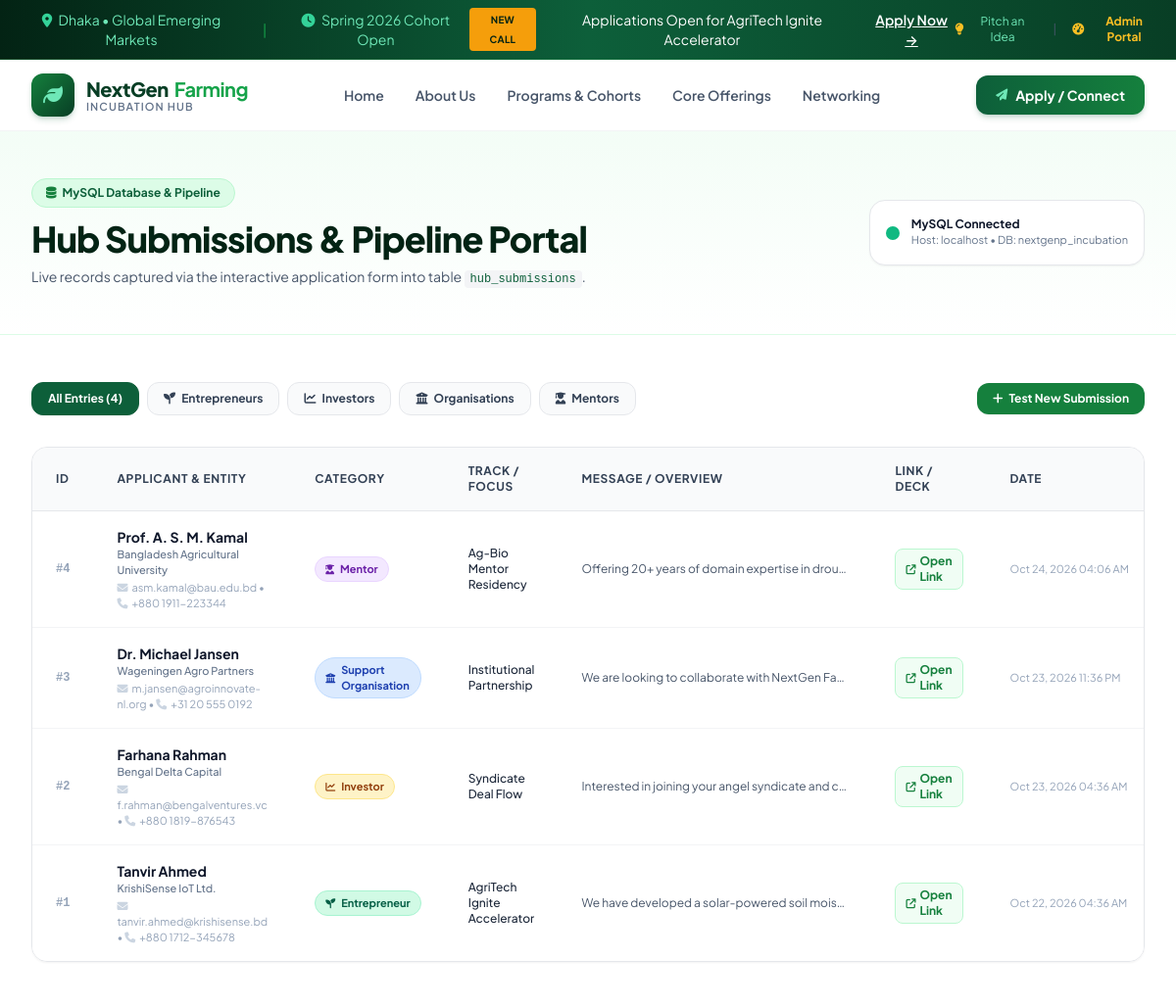
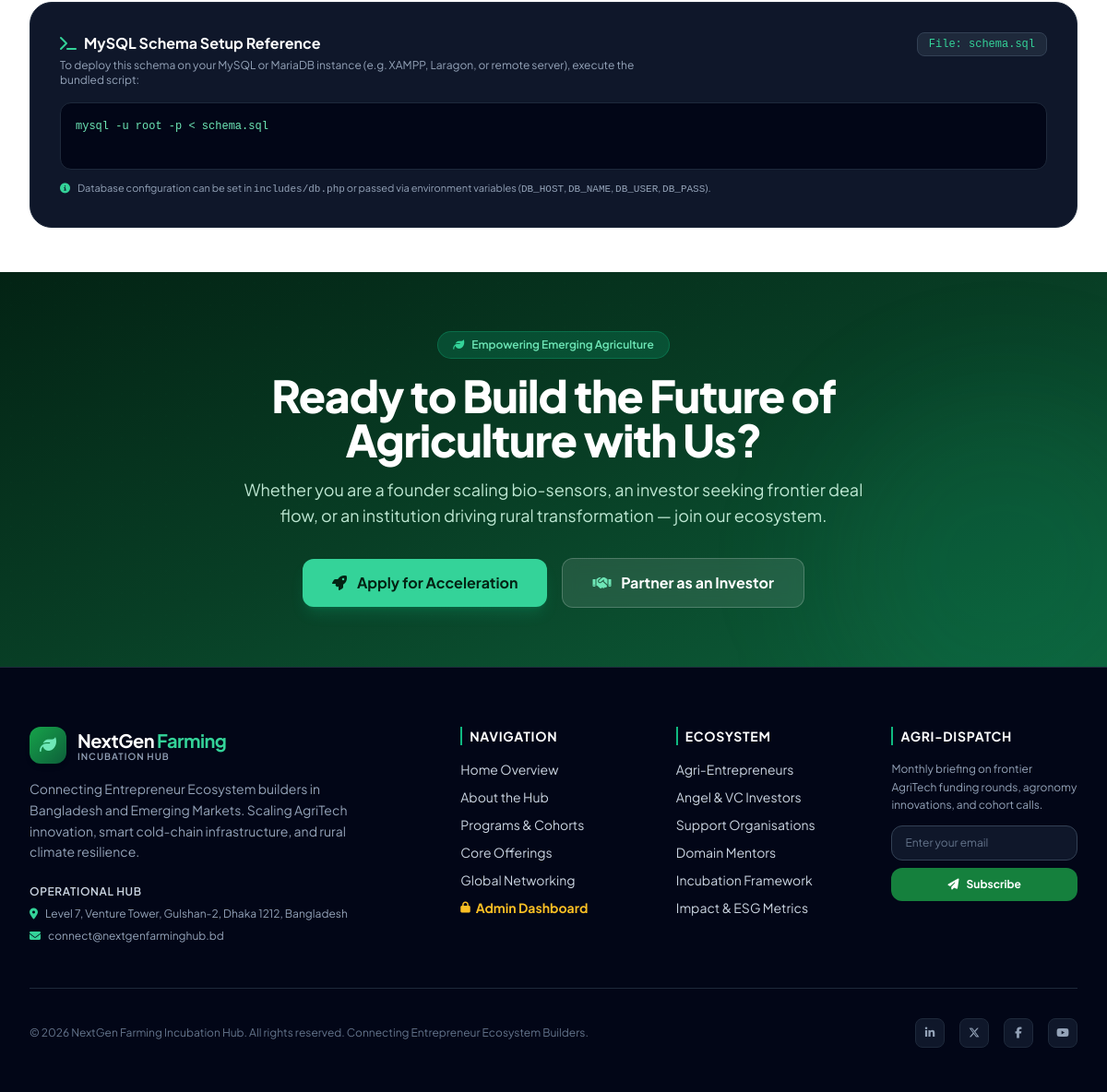
Page /submissions.php (signed in) on the committed database (2 pictures, top to bottom).
### tables this page shows
CREATE TABLE IF NOT EXISTS `hub_submissions` (
    `id` INT UNSIGNED AUTO_INCREMENT PRIMARY KEY,
    `full_name` VARCHAR(150) NOT NULL,
    `email` VARCHAR(150) NOT NULL,
    `phone` VARCHAR(50) DEFAULT NULL,
    `organization` VARCHAR(150) DEFAULT NULL,
    `category` ENUM('Entrepreneur', 'Investor', 'Support Organisation', 'Mentor') NOT NULL,
    `sub_interest` VARCHAR(100) DEFAULT NULL,
    `pitch_url` VARCHAR(255) DEFAULT NULL,
    `message` TEXT NOT NULL,
    `admin_notes` TEXT DEFAULT NULL,
    `ip_address` VARCHAR(45) DEFAULT NULL,
    `status` ENUM('New', 'Under Review', 'Shortlisted', 'Contacted', 'Archived') DEFAULT 'New',
    `created_at` TIMESTAMP DEFAULT CURRENT_TIMESTAMP,
    `updated_at` TIMESTAMP DEFAULT CURRENT_TIMESTAMP ON UPDATE CURRENT_TIMESTAMP,
    INDEX `idx_category` (`category`),
    INDEX `idx_created_at` (`created_at`),
    INDEX `idx_status` (`status`)
);

### includes/db.php (called while the page is built, shortened)
<?php
function getDbConnection() {
    static $pdo = null;
    if ($pdo !== null) {
        return $pdo;
    }
    $options = [
        PDO::ATTR_ERRMODE            => PDO::ERRMODE_EXCEPTION,
        PDO::ATTR_DEFAULT_FETCH_MODE => PDO::FETCH_ASSOC,
        PDO::ATTR_EMULATE_PREPARES   => false,
        PDO::ATTR_TIMEOUT            => 2,
    ];
    $dsn = "mysql:host=" . DB_HOST . ";port=" . DB_PORT . ";dbname=" . DB_NAME . ";charset=utf8mb4";
    try {
        $pdo = new PDO($dsn, DB_USER, DB_PASS, $options);
        return $pdo;
    } catch (PDOException $e) {
        error_log("Primary DB connection attempt failed (" . DB_HOST . "): " . $e->getMessage());
    }
    return null;
}
function isDbConnected() {
    return getDbConnection() !== null;
}
function getHubSubmissions($limit = 50, $category = null) {
    $pdo = getDbConnection();
    if ($pdo !== null) {
        try {
            $sql = "SELECT * FROM hub_submissions";
            $params = [];
            $sql .= " ORDER BY created_at DESC LIMIT " . (int)$limit;
            $stmt = $pdo->prepare($sql);
            $stmt->execute($params);
            return $stmt->fetchAll();
        } catch (PDOException $e) {
            error_log("Failed to query submissions: " . $e->getMessage());
        }
    }
}

### submissions.php (the view, shortened to what this page needs)
<?php
require_once __DIR__ . '/includes/db.php';
require_once __DIR__ . '/includes/header.php';
$categoryFilter = $_GET['category'] ?? null;
$submissions = getHubSubmissions(100, $categoryFilter);
$dbConnected = isDbConnected();
?>
<section class="relative bg-gradient-to-b from-agro-50/70 to-white pt-12 pb-12 border-b border-agro-100">
    <div class="max-w-7xl mx-auto px-4 sm:px-6 lg:px-8">
        <div class="flex flex-col md:flex-row md:items-center justify-between gap-4">
            <div>
                <span class="inline-flex items-center px-3.5 py-1.5 rounded-full text-xs font-bold bg-agro-100 text-agro-800 border border-agro-200 mb-3">
                    <i class="fa-solid fa-database mr-1.5 text-agro-700"></i> MySQL Database & Pipeline
                </span>
                <h1 class="text-3xl sm:text-4xl font-extrabold text-agro-950 tracking-tight">
                    Hub Submissions & Pipeline Portal
                </h1>
                <p class="mt-2 text-sm text-slate-600">
                    Live records captured via the interactive application form into table <code class="bg-gray-100 text-agro-800 px-1.5 py-0.5 rounded text-xs font-mono">hub_submissions</code>.
                </p>
            </div>
            <div class="flex items-center space-x-3 bg-white p-4 rounded-2xl border border-gray-200 shadow-sm">
                <div class="w-3.5 h-3.5 rounded-full <?= $dbConnected ? 'bg-emerald-500 animate-pulse' : 'bg-blue-500' ?>"></div>
                <div>
                    <span class="block text-xs font-bold text-slate-900">
                        <?= $dbConnected ? 'MySQL Connected' : 'Adaptive Cache Storage' ?>
                    </span>
                    <span class="block text-[11px] text-slate-500">
                        <?= $dbConnected ? 'Host: ' . DB_HOST . ' • DB: ' . DB_NAME : 'Active & auto-syncing' ?>
                    </span>
                </div>
            </div>
        </div>
    </div>
</section>
<section class="py-12 bg-white">
    <div class="max-w-7xl mx-auto px-4 sm:px-6 lg:px-8">
        <div class="flex flex-col sm:flex-row sm:items-center justify-between gap-4 mb-8">
            <div class="flex flex-wrap gap-2 text-xs font-bold">
                <a href="submissions.php" class="px-4 py-2 rounded-xl border <?= empty($categoryFilter) ? 'bg-agro-800 text-white border-agro-800 shadow-sm' : 'bg-gray-50 text-slate-700 border-gray-200 hover:bg-gray-100' ?> transition">
                    All Entries (<?= count(getHubSubmissions(200)) ?>)
                </a>
                <a href="submissions.php?category=Entrepreneur" class="px-4 py-2 rounded-xl border <?= $categoryFilter === 'Entrepreneur' ? 'bg-emerald-700 text-white border-emerald-700 shadow-sm' : 'bg-gray-50 text-slate-700 border-gray-200 hover:bg-gray-100' ?> transition">
                    <i class="fa-solid fa-seedling mr-1"></i> Entrepreneurs
                </a>
                <a href="submissions.php?category=Investor" class="px-4 py-2 rounded-xl border <?= $categoryFilter === 'Investor' ? 'bg-amber-600 text-white border-amber-600 shadow-sm' : 'bg-gray-50 text-slate-700 border-gray-200 hover:bg-gray-100' ?> transition">
                    <i class="fa-solid fa-chart-line mr-1"></i> Investors
                </a>
                <a href="submissions.php?category=Support%20Organisation" class="px-4 py-2 rounded-xl border <?= $categoryFilter === 'Support Organisation' ? 'bg-blue-600 text-white border-blue-600 shadow-sm' : 'bg-gray-50 text-slate-700 border-gray-200 hover:bg-gray-100' ?> transition">
                    <i class="fa-solid fa-building-columns mr-1"></i> Organisations
                </a>
                <a href="submissions.php?category=Mentor" class="px-4 py-2 rounded-xl border <?= $categoryFilter === 'Mentor' ? 'bg-purple-600 text-white border-purple-600 shadow-sm' : 'bg-gray-50 text-slate-700 border-gray-200 hover:bg-gray-100' ?> transition">
                    <i class="fa-solid fa-user-graduate mr-1"></i> Mentors
                </a>
            </div>
            <div class="flex items-center space-x-3">
                <a href="contact.php" class="px-4 py-2 bg-agro-700 hover:bg-agro-800 text-white text-xs font-bold rounded-xl shadow-sm transition flex items-center">
                    <i class="fa-solid fa-plus mr-1.5"></i> Test New Submission
                </a>
            </div>
        </div>
        <div class="overflow-x-auto rounded-2xl border border-gray-200 shadow-sm">
            <table class="w-full text-left text-xs text-slate-600">
                <thead class="bg-gray-50 text-slate-700 uppercase font-extrabold tracking-wider border-b border-gray-200">
                    <tr>
                        <th scope="col" class="px-6 py-4">ID</th>
                        <th scope="col" class="px-6 py-4">Applicant & Entity</th>
                        <th scope="col" class="px-6 py-4">Category</th>
                        <th scope="col" class="px-6 py-4">Track / Focus</th>
                        <th scope="col" class="px-6 py-4">Message / Overview</th>
                        <th scope="col" class="px-6 py-4">Link / Deck</th>
                        <th scope="col" class="px-6 py-4">Date</th>
                    </tr>
                </thead>
                <tbody class="divide-y divide-gray-100 bg-white">
                    <?php if (empty($submissions)): ?>
                        <tr>
                            <td colspan="7" class="px-6 py-12 text-center text-slate-400">
                                <i class="fa-solid fa-folder-open text-4xl mb-3 text-slate-300 block"></i>
                                No submissions found under this filter. Submit a new application via <a href="contact.php" class="text-agro-700 underline font-bold">Contact Page</a>.
                            </td>
                        </tr>
                    <?php else: ?>
                        <?php foreach ($submissions as $row):
                            $badgeColor = match ($row['category']) {
                                'Entrepreneur' => 'bg-emerald-100 text-emerald-800 border-emerald-200',
                                'Investor' => 'bg-amber-100 text-amber-800 border-amber-200',
                                'Support Organisation' => 'bg-blue-100 text-blue-800 border-blue-200',
                                'Mentor' => 'bg-purple-100 text-purple-800 border-purple-200',
                                default => 'bg-gray-100 text-gray-800 border-gray-200',
                            };
                            $icon = match ($row['category']) {
                                'Entrepreneur' => 'fa-seedling',
                                'Investor' => 'fa-chart-line',
                                'Support Organisation' => 'fa-building-columns',
                                'Mentor' => 'fa-user-graduate',
                                default => 'fa-envelope',
                            };
                        ?>
                            <tr class="hover:bg-gray-50/70 transition">
                                <td class="px-6 py-4 font-mono font-bold text-slate-400">
                                    #<?= htmlspecialchars($row['id']) ?>
                                </td>
                                <td class="px-6 py-4">
                                    <div class="font-bold text-slate-900 text-sm"><?= htmlspecialchars($row['full_name']) ?></div>
                                    <div class="text-[11px] text-slate-500 font-medium"><?= htmlspecialchars($row['organization'] ?: 'Independent') ?></div>
                                    <div class="text-[11px] text-slate-400 mt-0.5">
                                        <i class="fa-solid fa-envelope mr-1 text-slate-300"></i><?= htmlspecialchars($row['email']) ?>
                                        <?php if (!empty($row['phone'])): ?>
                                            • <i class="fa-solid fa-phone mr-1 text-slate-300"></i><?= htmlspecialchars($row['phone']) ?>
                                        <?php endif; ?>
                                    </div>
                                </td>
                                <td class="px-6 py-4">
                                    <span class="inline-flex items-center px-2.5 py-1 rounded-full text-[11px] font-bold border <?= $badgeColor ?>">
                                        <i class="fa-solid <?= $icon ?> mr-1.5 text-[10px]"></i>
                                        <?= htmlspecialchars($row['category']) ?>
                                    </span>
                                </td>
                                <td class="px-6 py-4 font-medium text-slate-800">
                                    <?= htmlspecialchars($row['sub_interest'] ?: 'General Program Inquiry') ?>
                                </td>
                                <td class="px-6 py-4 max-w-xs">
                                    <p class="truncate text-slate-600 text-xs" title="<?= htmlspecialchars($row['message']) ?>">
                                        <?= htmlspecialchars($row['message']) ?>
                                    </p>
                                </td>
                                <td class="px-6 py-4">
                                    <?php if (!empty($row['pitch_url'])): ?>
                                        <a href="<?= htmlspecialchars($row['pitch_url']) ?>" target="_blank" rel="noopener noreferrer" class="inline-flex items-center text-xs font-bold text-agro-700 hover:text-agro-900 bg-agro-50 px-2.5 py-1 rounded-lg border border-agro-200">
                                            <i class="fa-solid fa-arrow-up-right-from-square mr-1 text-[10px]"></i> Open Link
                                        </a>
                                    <?php else: ?>
                                        <span class="text-slate-300">—</span>
                                    <?php endif; ?>
                                </td>
                                <td class="px-6 py-4 text-[11px] text-slate-400 whitespace-nowrap">
                                    <?= date('M d, Y h:i A', strtotime($row['created_at'])) ?>
                                </td>
                            </tr>
                        <?php endforeach; ?>
                    <?php endif; ?>
                </tbody>
            </table>
        </div>
        <div class="mt-12 bg-slate-900 text-slate-300 p-8 rounded-3xl border border-slate-800">
            <div class="flex items-start justify-between flex-wrap gap-4">
                <div>
                    <h3 class="text-white font-bold text-base flex items-center">
                        <i class="fa-solid fa-terminal text-emerald-400 mr-2"></i> MySQL Schema Setup Reference
                    </h3>
                    <p class="text-xs text-slate-400 mt-1 max-w-2xl">
                        To deploy this schema on your MySQL or MariaDB instance (e.g. XAMPP, Laragon, or remote server), execute the bundled script:
                    </p>
                </div>
                <span class="px-3 py-1 bg-slate-800 text-emerald-400 font-mono text-xs rounded-lg border border-slate-700">
                    File: schema.sql
                </span>
            </div>
            <pre class="mt-4 p-4 rounded-xl bg-slate-950 font-mono text-xs text-emerald-300 overflow-x-auto border border-slate-800 leading-relaxed">
mysql -u root -p &lt; schema.sql
            </pre>
            <div class="mt-3 text-[11px] text-slate-400 flex items-center space-x-2">
                <i class="fa-solid fa-circle-info text-emerald-400"></i>
                <span>Database configuration can be set in <code>includes/db.php</code> or passed via environment variables (<code>DB_HOST</code>, <code>DB_NAME</code>, <code>DB_USER</code>, <code>DB_PASS</code>).</span>
            </div>
        </div>
    </div>
</section>
<?php require_once __DIR__ . '/includes/footer.php'; ?>

### assets/css/style.css (style rules this page uses)
:root { --primary-color: #0d5f3a; --primary-dark: #083e25; --primary-light: #16a34a; --accent-emerald: #10b981; --accent-gold: #f59e0b; --accent-lime: #84cc16; --text-main: #0f172a; --text-muted: #475569; --bg-light: #f8fafc; --card-border: rgba(16, 185, 129, 0.12); }
body { font-family: 'Plus Jakarta Sans', -apple-system, BlinkMacSystemFont, 'Segoe UI', Roboto, Helvetica, Arial, sans-serif; color: var(--text-main); background-color: #fbfdfc; overflow-x: hidden; }
a, button { transition: all 0.2s ease; }

### rows in the picture
hub_submissions: id "4", full_name "Prof. A. S. M. Kamal", organization "Bangladesh Agricultural University", email "asm.kamal@bau.edu.bd", phone "+880 1911-223344", category "Mentor", sub_interest "Ag-Bio Mentor Residency", message "Offering 20+ years of domain expertise in drou…", created_at "Oct 24, 2026 04:06 AM"
hub_submissions: id "3", full_name "Dr. Michael Jansen", organization "Wageningen Agro Partners", email "m.jansen@agroinnovate-nl.org", phone "+31 20 555 0192", category "Support Organisation", sub_interest "Institutional Partnership", message "We are looking to collaborate with NextGen Fa…", created_at "Oct 23, 2026 11:36 PM"
hub_submissions: id "2", full_name "Farhana Rahman", organization "Bengal Delta Capital", email "f.rahman@bengalventures.vc", phone "+880 1819-876543", category "Investor", sub_interest "Syndicate Deal Flow", message "Interested in joining your angel syndicate and c…", created_at "Oct 23, 2026 04:36 AM"
hub_submissions: id "1", full_name "Tanvir Ahmed", organization "KrishiSense IoT Ltd.", email "tanvir.ahmed@krishisense.bd", phone "+880 1712-345678", category "Entrepreneur", sub_interest "AgriTech Ignite Accelerator", message "We have developed a solar-powered soil mois…", created_at "Oct 22, 2026 04:36 AM"

### other values in the picture
$dynBannerBadge "NEW CALL"
$dynBannerText "Applications Open for AgriTech Ignite Accelerator"
DB_HOST "localhost"
DB_NAME "nextgenp_incubation"
count(getHubSubmissions(200)) "4"
getSiteSetting('contact_email', 'connect@nextgenfarminghub.bd') "connect@nextgenfarminghub.bd"
